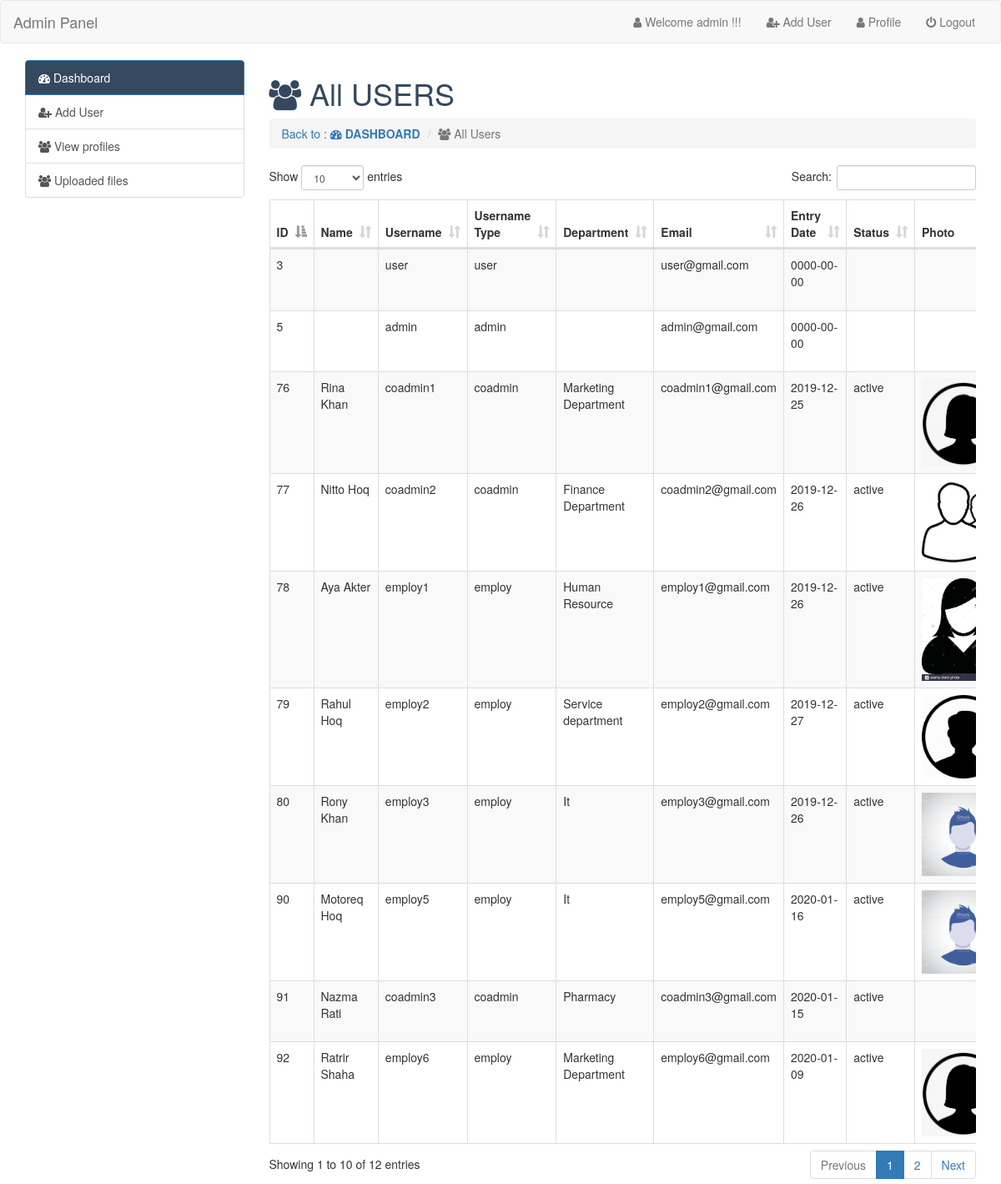
/admin.php?page=viewprofiles (signed in), run on an earlier commit of the app's database.
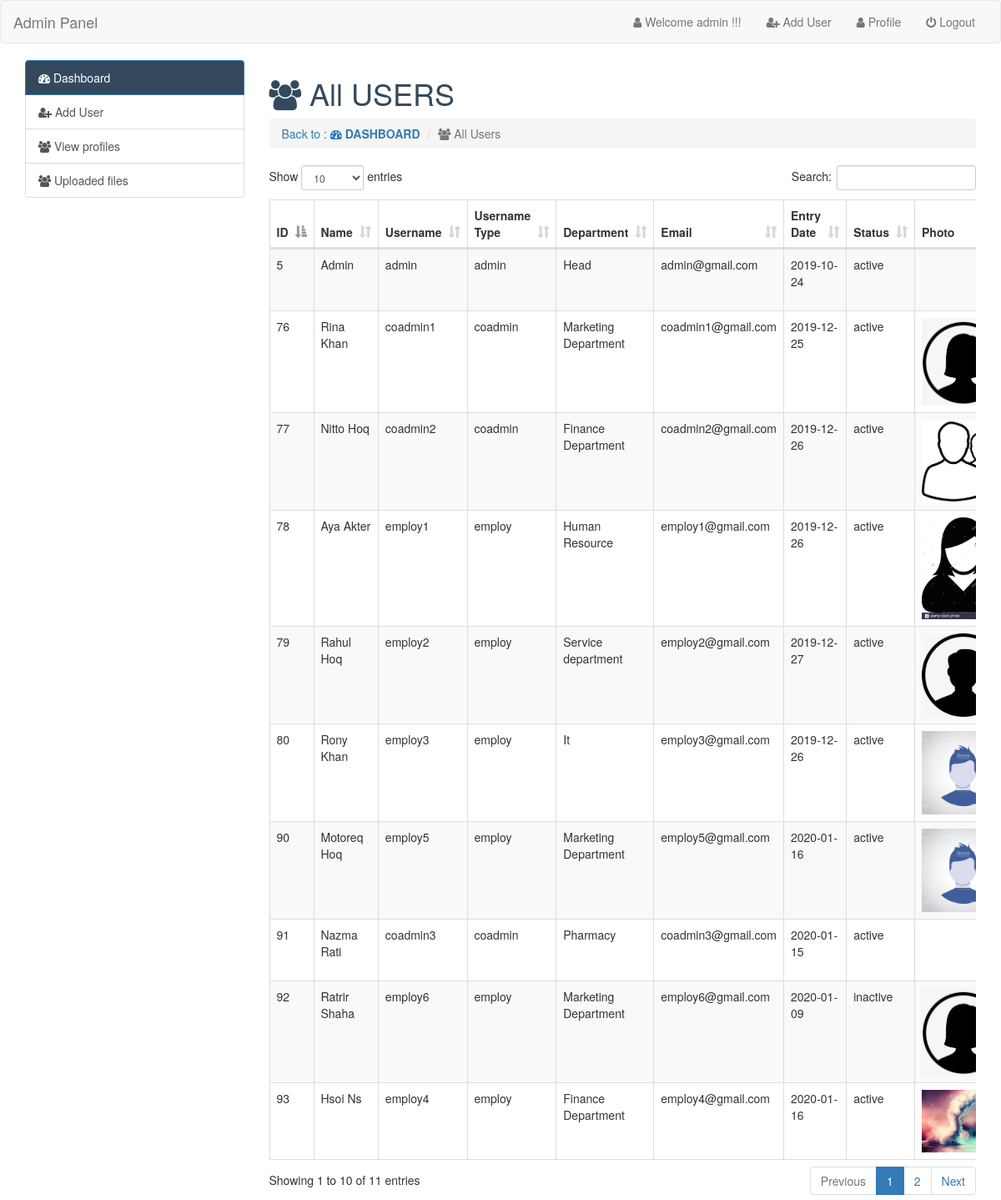
And on a later commit of the database.
### tables this page shows
CREATE TABLE `users` (
  `id` int(100) NOT NULL,
  `f_name` varchar(100) NOT NULL,
  `l_name` varchar(100) NOT NULL,
  `username` varchar(100) NOT NULL,
  `password` varchar(100) NOT NULL,
  `user_type` varchar(100) NOT NULL,
  `department` varchar(100) NOT NULL,
  `photo` varchar(200) NOT NULL,
  `email` varchar(100) NOT NULL,
  `gender` varchar(100) NOT NULL,
  `entry_date` date NOT NULL,
  `status` varchar(10) NOT NULL
);

### viewprofiles.php (the view, shortened to what this page needs)
<h1 class="text-primary" style="color:#34495e"><i class="fa fa-users"></i> All USERS</h1>
        <ol class="breadcrumb">
          <li><a href="admin.php?page=dashboard">Back to : <b><i class="fa fa-dashboard"></i> DASHBOARD</b></a></li>
          <li class="active"><i class="fa fa-users"></i> All Users</li>
        </ol>
                    <div class="table-responsive">
               <table id="data" class="table table-striped table-dark table-hover table-bordered ">
                      <thead>
                        <tr>
                          <th scope="col">ID</th>
                          <th scope="col">Name</th>
                          <th scope="col">Username</th>
                          <th scope="col">Username Type</th>
                          <th scope="col">Department</th>
                          <th scope="col">Email</th>
                          <th scope="col">Entry Date</th>
                          <th scope="col">Status</th>
                          <th scope="col">Photo</th>
                        </tr>
                      </thead>
                      <tbody>
                        <?php
                        $db_info=mysqli_query($conn,"SELECT * FROM `users`");
                        while ($row=mysqli_fetch_assoc($db_info)) {
                        ?>
                        <tr>
                          <td><?php echo $row['id']; ?></td>
                          <td><?php echo ucwords($row['f_name']); ?> <?php echo ucwords($row['l_name']); ?>
                          </td>
                          <td><?php echo $row['username']; ?></td>
                          <td><?php echo $row['user_type']; ?></td>
                          <td><?php echo $row['department']; ?></td>
                          <td><?php echo $row['email']; ?></td>
                          <td><?php echo $row['entry_date']; ?></td>
                          <td><?php echo $row['status']; ?></td>
                          <td><img style="width:100px" "height: 100px" src="images/<?php echo $row['photo']; ?>" alt=""/></td>
                        </tr>
                        <?php
                          }
                        ?>
                      </tbody>
                    </table>
                    </div>

### admin.php (shortened to what this page needs)
<!DOCTYPE html>
<html lang="en">
<head>
      <link href="css/bootstrap.min.css" rel="stylesheet">
      <link href="css/font-awesome.min.css" rel="stylesheet">
      <link href="css/dataTables.bootstrap.min.css" rel="stylesheet">
      <link rel="stylesheet" href="https://cdnjs.cloudflare.com/ajax/libs/font-awesome/4.7.0/css/font-awesome.css">
</head>
<body>
      <nav class="navbar navbar-default">
        <div class="container-fluid">
              <div class="navbar-header">
                  <a class="navbar-brand" href="admin.php">Admin Panel</a>
              </div>
              <div class="collapse navbar-collapse" id="bs-example-navbar-collapse-1">
                <ul class="nav navbar-nav navbar-right">
                  <li><a href="#"><i class="fa fa-user"></i> Welcome <?php echo $_SESSION['username']; ?> !!!</a></li>
                  <li><a href="#"><i class="fa fa-user-plus"></i> Add User</a></li>
                  <li><a href="#"><i class="fa fa-user"></i> Profile</a></li>
                  <li><a href="logout.php"><i class="fa fa-power-off"></i> Logout</a></li>
                </ul>
              </div>
        </div>
      </nav>
<div class="container-fluid">
    <div class="col-sm-3">
        <div class="list-group">
              <a href="admin.php?page=dashboard" style="background:#34495e" class="list-group-item active"><i class="fa fa-dashboard"></i>
                Dashboard</a>
              <a href="admin.php?page=adduser"  class="list-group-item"><i class="fa fa-user-plus"></i> Add User</a>
              <a href="admin.php?page=viewprofiles"  class="list-group-item"><i class="fa fa-users"></i> View profiles </a>
              <a href="admin.php?page=uploadedfiles"  class="list-group-item"><i class="fa fa-users"></i> Uploaded files</a>
        </div>
    </div>
  <div class="col-sm-9">
    <div class="content">
        <?php
          if(isset($_GET['page'])){
            $page=$_GET['page'].'.php';
          }else{
            $page="dashboard.php";
          }
          if (file_exists($page)) {
            require_once $page;
          }else{
            echo '<h1>File not found</h1>';
          }
        ?>
   </div>
  </div>
  </body>
</html>

What changed in the data, as far as the page shows it:
removed users: id "3", username "user", user_type "user", email "user@gmail.com", entry_date "0000-00-00"
changed users "admin": f_name (not shown) → "Admin"; department (not shown) → "Head"; entry_date "0000-00-00" → "2019-10-24"; status (not shown) → "active"
changed users "Motoreq": department "It" → "Marketing Department"
changed users "Ratrir": status "active" → "inactive"
now on this page (row unchanged): users: id "93", f_name "Hsoi", l_name "Ns", username "employ4", user_type "employ", department "Finance Department", email "employ4@gmail.com", entry_date "2020-01-16", status "active", photo (picture)
Also different on the page:
text written by a page script: "Show entries Search: Showing 1 to 10 of 12 entries Previous 1 2 Next" → "Show entries Search: Showing 1 to 10 of 11 entries Previous 1 2 Next"
